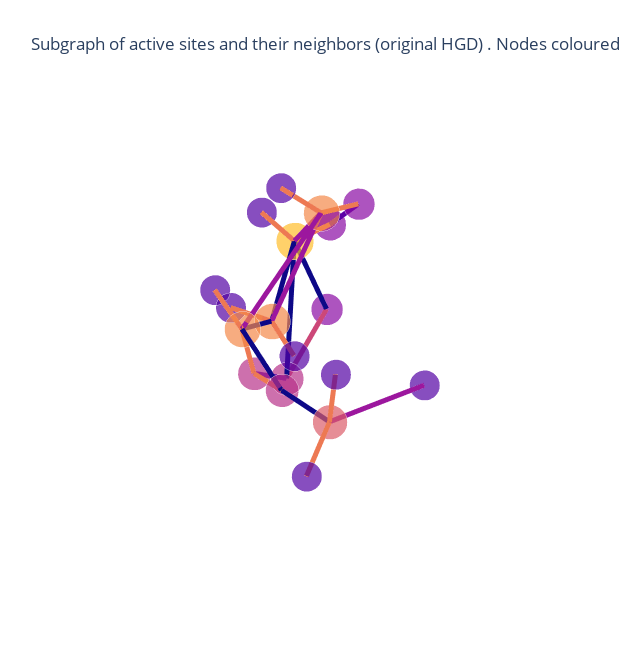

This figure's notebook cell:
### Code cell


### Figure 1 — Plotly figure (JSON) as saved in the notebook; plotly's stock layout.template omitted (floating-point values rounded to 4 significant figures; data arrays with more than 128 entries replaced by an {"elided": "..."} marker saying what was removed)
{"data": [{"hoverinfo": "text+x+y+z", "marker": {"color": [[0.3251, 0.006915, 0.6395, 1], [0.3251, 0.006915, 0.6395, 1], [0.3251, 0.006915, 0.6395, 1], [0.5462, 0.03895, 0.647, 1], [0.9555, 0.5331, 0.2855, 1], [0.7234, 0.1962, 0.539, 1], [0.3251, 0.006915, 0.6395, 1], [0.3251, 0.006915, 0.6395, 1], [0.9555, 0.5331, 0.2855, 1], [0.9555, 0.5331, 0.2855, 1], [0.3251, 0.006915, 0.6395, 1], [0.7234, 0.1962, 0.539, 1], [0.3251, 0.006915, 0.6395, 1], [0.5462, 0.03895, 0.647, 1], [0.5462, 0.03895, 0.647, 1], [0.8598, 0.3606, 0.4069, 1], [0.3251, 0.006915, 0.6395, 1], [0.9945, 0.7409, 0.1663, 1], [0.7234, 0.1962, 0.539, 1]], "opacity": 0.7, "size": [21, 21, 21, 22, 25, 23, 21, 21, 25, 25, 21, 23, 21, 22, 22, 24, 21, 26, 23], "symbol": "circle"}, "mode": "markers", "text": ["A:ARG:336", "A:GLU:351", "A:ASP:291", "A:TYR:423", "A:GLU:341", "A:TRP:427", "A:SER:340", "A:PRO:370", "A:HIS:335", "A:HIS:371", "A:SER:366", "A:TYR:333", "A:GLY:372", "A:LEU:364", "A:PHE:342", "A:HIS:292", "A:ALA:293", "A:HIS:365", "A:TYR:334"], "type": "scatter3d", "x": [18.04, 7.956, 23.96, 3.522, 8.956, 11.01, 10.56, 15.36, 18.0, 13.42, 9.894, 18.66, 14, 5.057, 5.218, 20.61, 20.35, 8.718, 18.26], "y": [-7.704, 6.28, 8.583, -9.095, -4.836, -7.341, -7.847, -9.549, -4.606, -6.366, -11.22, 0.579, -2.974, -7.471, -4.093, 7.304, 7.447, -8.297, -3.16], "z": [-13.78, -21.3, -17.51, -22.8, -9.17, -26.77, -7.456, -17.48, -16.05, -18.32, -10.76, -18.8, -19.98, -12.27, -9.273, -16.14, -12.32, -12.93, -19.55]}, {"hoverinfo": "text", "line": {"color": {"elided": "72x4 float values"}, "width": 10}, "mode": "lines", "text": ["peptide_bond", "peptide_bond", "peptide_bond", "ionic", "ionic", "ionic", "peptide_bond", "peptide_bond", "peptide_bond", "aromatic", "aromatic", "aromatic", "hydrophobic / aromatic", "hydrophobic / aromatic", "hydrophobic / aromatic", "ionic", "ionic", "ionic", "peptide_bond", "peptide_bond", "peptide_bond", "ionic", "ionic", "ionic", "ionic", "ionic", "ionic", "peptide_bond", "peptide_bond", "peptide_bond", "hydrophobic", "hydrophobic", "hydrophobic", "aromatic", "aromatic", "aromatic", "peptide_bond", "peptide_bond", "peptide_bond", "aromatic", "aromatic", "aromatic", "peptide_bond", "peptide_bond", "peptide_bond", "aromatic", "aromatic", "aromatic", "aromatic", "aromatic", "aromatic", "peptide_bond", "peptide_bond", "peptide_bond", "peptide_bond", "peptide_bond", "peptide_bond", "aromatic", "aromatic", "aromatic", "peptide_bond", "peptide_bond", "peptide_bond", "hydrophobic", "hydrophobic", "hydrophobic", "peptide_bond", "peptide_bond", "peptide_bond", "peptide_bond", "peptide_bond", "peptide_bond"], "type": "scatter3d", "x": [18.04, 18.0, null, 7.956, 20.61, null, 23.96, 20.61, null, 3.522, 8.718, null, 3.522, 11.01, null, 8.956, 18.0, null, 8.956, 10.56, null, 8.956, 8.718, null, 8.956, 13.42, null, 8.956, 5.218, null, 11.01, 18.26, null, 11.01, 8.718, null, 15.36, 13.42, null, 18.0, 18.66, null, 18.0, 18.26, null, 18.0, 13.42, null, 13.42, 8.718, null, 13.42, 14, null, 9.894, 8.718, null, 18.66, 20.61, null, 18.66, 18.26, null, 5.057, 5.218, null, 5.057, 8.718, null, 20.61, 20.35, null], "y": [-7.704, -4.606, null, 6.28, 7.304, null, 8.583, 7.304, null, -9.095, -8.297, null, -9.095, -7.341, null, -4.836, -4.606, null, -4.836, -7.847, null, -4.836, -8.297, null, -4.836, -6.366, null, -4.836, -4.093, null, -7.341, -3.16, null, -7.341, -8.297, null, -9.549, -6.366, null, -4.606, 0.579, null, -4.606, -3.16, null, -4.606, -6.366, null, -6.366, -8.297, null, -6.366, -2.974, null, -11.22, -8.297, null, 0.579, 7.304, null, 0.579, -3.16, null, -7.471, -4.093, null, -7.471, -8.297, null, 7.304, 7.447, null], "z": [-13.78, -16.05, null, -21.3, -16.14, null, -17.51, -16.14, null, -22.8, -12.93, null, -22.8, -26.77, null, -9.17, -16.05, null, -9.17, -7.456, null, -9.17, -12.93, null, -9.17, -18.32, null, -9.17, -9.273, null, -26.77, -19.55, null, -26.77, -12.93, null, -17.48, -18.32, null, -16.05, -18.8, null, -16.05, -19.55, null, -16.05, -18.32, null, -18.32, -12.93, null, -18.32, -19.98, null, -10.76, -12.93, null, -18.8, -16.14, null, -18.8, -19.55, null, -12.27, -9.273, null, -12.27, -12.93, null, -16.14, -12.32, null]}], "layout": {"height": 650, "margin": {"t": 100}, "scene": {"xaxis": {"showbackground": false, "showgrid": false, "showline": false, "showticklabels": false, "title": {"text": ""}, "zeroline": false}, "yaxis": {"showbackground": false, "showgrid": false, "showline": false, "showticklabels": false, "title": {"text": ""}, "zeroline": false}, "zaxis": {"showbackground": false, "showgrid": false, "showline": false, "showticklabels": false, "title": {"text": ""}, "zeroline": false}}, "showlegend": false, "title": {"text": "Subgraph of active sites and their neighbors (original HGD) . Nodes coloured by degree."}, "width": 620}}
